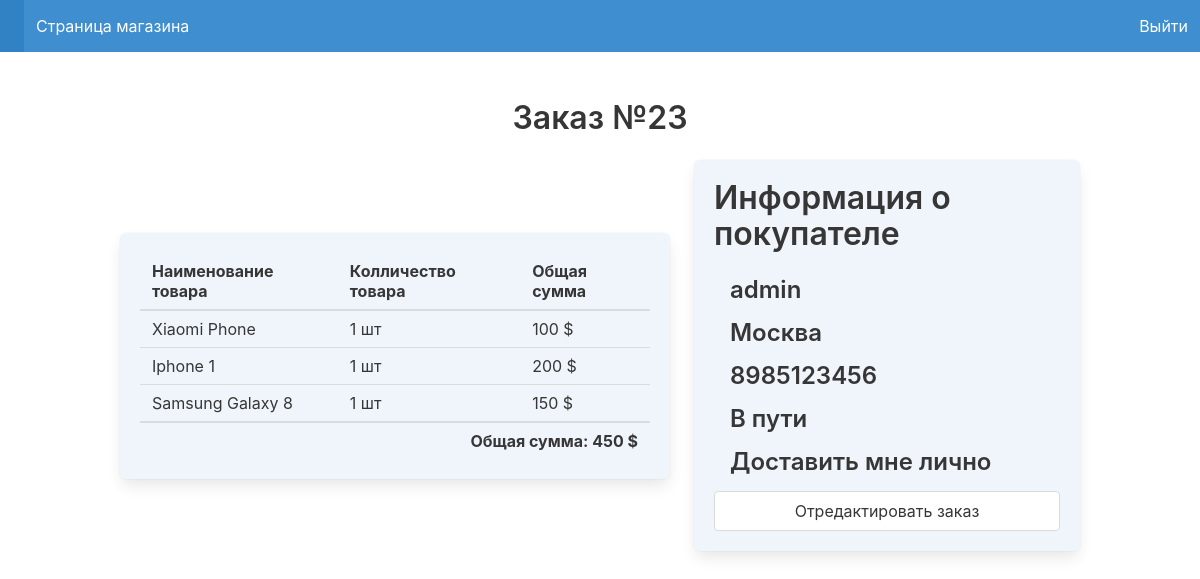
The page /staff/order/23 on the database its author committed.
### store/models.py (models this page shows, shortened)
class Order(models.Model):
    customer = models.ForeignKey(User,on_delete=models.CASCADE)
    address = models.CharField(max_length=255)
    phone = models.CharField(max_length=255)
    total_price = models.IntegerField()
    status = models.CharField(choices=STATUS, default=STATUS[0][0], null=True, max_length=255)
    comments = models.TextField(blank=True)
    def __str__(self):
        return f"Заказ №{self.pk}"

class OrderedProduct(models.Model):
    order = models.ForeignKey(Order, on_delete=models.CASCADE, related_name='order_products')
    item = models.ForeignKey(Product, on_delete=models.CASCADE)
    amount = models.IntegerField()
    total_price = models.IntegerField()
    comments = models.TextField(blank=True)
    def __str__(self):
        return self.item.name

class Product(models.Model):
    name = models.CharField(max_length=255)
    slug = models.SlugField(unique=True)
    description = models.TextField()
    price = models.IntegerField()
    is_new = models.BooleanField()
    is_discount = models.BooleanField()
    category = models.ForeignKey('store.Category', on_delete=models.CASCADE)
    brand = models.ForeignKey('store.Brand', on_delete=models.CASCADE)
    image = models.ImageField(default='s-phone.jpg', blank=True)
    favorites = models.ManyToManyField(User, related_name='favorites')

### staff/views.py (the view)
# urls.py: path('order/<int:pk>',views.order, name='order'),
def order(request, pk):
    order_data = Order.objects.get(pk=pk)
    return render(request, 'order.html', {'order': order_data})

### staff/templates/order.html (shortened to what this page needs)
{% extends 'admin_layout.html' %}
{% block content %}
<div class="section">
    <div class="container">
        <div class="title has-text-centered">
            {{ order }}
        </div>
        <div class="columns is-centered is-vcentered">
            <div class="column is-7">
                <div class="box has-background-info-light">
                    <table class="table is-fullwidth has-background-info-light">
                        <thead>
                            <tr>
                                <th> Наименование товара </th>
                                <th> Колличество товара </th>
                                <th> Общая сумма </th>
                            </tr>
                        </thead>
                        <tbody>
                            {% for product in order.order_products.all %}
                            <tr>
                                <td>{{product}}</td>
                                <td>{{product.amount}} шт</td>
                                <td>{{product.total_price}} $</td>
                            </tr>
                            {% endfor %}
                        </tbody>
                        <tfoot>
                            <tr>
                                <td colspan="3" class="has-text-right has-text-weight-bold">
                                    Общая сумма: {{ order.total_price }} $
                                </td>
                            </tr>
                        </tfoot>
                    </table>
                </div>
            </div>
            <div class="column">
                <div class="box has-background-info-light">
                    <div class="title is-3">Информация о покупателе</div>
                    <div class="container my-4">
                        <span class="title is-4">{{ order.customer }}</span>
                    </div>
                    <div class="container my-4">
                        <span class="title is-4">{{ order.address }}</span>
                    </div>
                    <div class="container my-4">
                        <span class="title is-4">{{ order.phone }}</span>
                    </div>
                    <div class="container my-4">
                        <span class="title is-4">{{ order.status }}</span>
                    </div>
                    <div class="container my-4">
                        <span class="title is-4">{{ order.comments }}</span>
                    </div>
                    <a href="{% url 'staff:edit_order_admin' order.pk %}" class="button is-fullwidth">
                        Отредактировать заказ
                    </a>
                </div>
            </div>
        </div>
    </div>
</div>
{% endblock %}

### staff/templates/admin_layout.html (shortened to what this page needs)
{% load static %}
<html lang="en">
<head>
    <link rel="stylesheet" href="{% static 'static/bulma.css' %}">
    <link rel="stylesheet" href="{% static 'static/style.css' %}">
</head>
<body>
    <nav class="navbar is-info">
        <div class="navbar-brand">
            <a href="{% url 'staff:home' %}" class="navbar-item">
            </a>
        </div>
        <div class="navbar-menu">
            <div class="navbar-start">
                <a href="{% url 'store:home' %}" class="navbar-item">
                    Страница магазина
                </a>
            </div>
        </div>
        <div class="navbar-end">
            <a href="{% url 'users:logout' %}" class="navbar-item">
                Выйти
            </a>
        </div>
    </nav>
    {% block content %}
    {% endblock %}
</body>
</html>

### rows shown on the page
Order: id "Заказ №23", total_price "450", customer "admin", address "Москва", phone "8985123456", status "В пути", comments "Доставить мне лично"
OrderedProduct: item.name "Xiaomi Phone", amount "1", total_price "100"
OrderedProduct: item.name "Iphone 1", amount "1", total_price "200"
OrderedProduct: item.name "Samsung Galaxy 8", amount "1", total_price "150"
